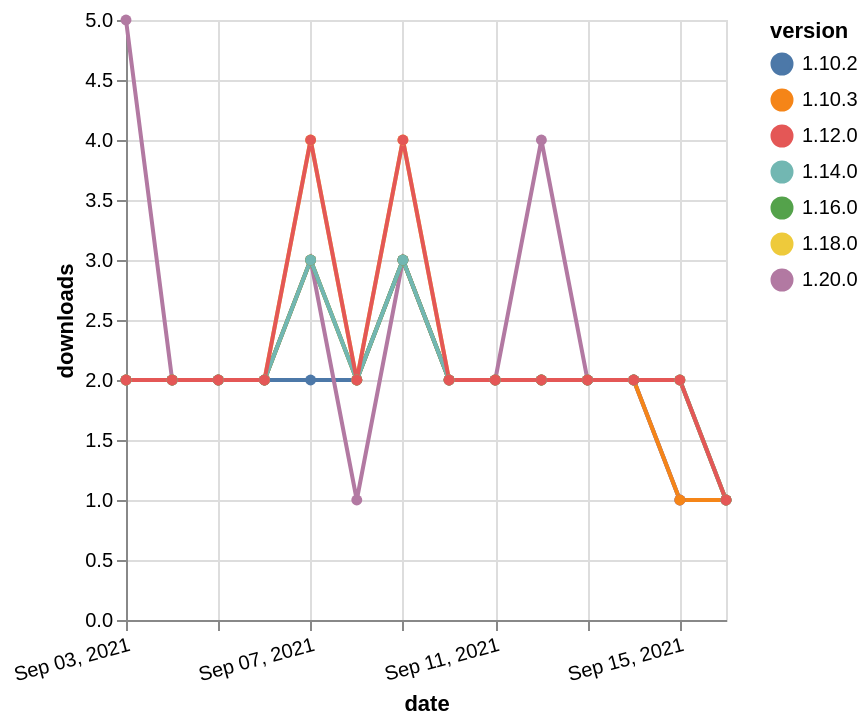

Express this chart as Vega-Lite.
### Vega-Lite specification from a JSON file in a GitHub repository (floating-point values rounded to 4 significant figures)
{"$schema": "https://vega.github.io/schema/vega-lite/v5.json", "description": "A simple bar chart with embedded data.", "data": {"values": [{"date": "2021-09-03", "total": 1900, "delta": 2, "version": "1.10.2"}, {"date": "2021-09-04", "total": 1902, "delta": 2, "version": "1.10.2"}, {"date": "2021-09-05", "total": 1904, "delta": 2, "version": "1.10.2"}, {"date": "2021-09-06", "total": 1906, "delta": 2, "version": "1.10.2"}, {"date": "2021-09-07", "total": 1908, "delta": 2, "version": "1.10.2"}, {"date": "2021-09-08", "total": 1910, "delta": 2, "version": "1.10.2"}, {"date": "2021-09-09", "total": 1913, "delta": 3, "version": "1.10.2"}, {"date": "2021-09-10", "total": 1915, "delta": 2, "version": "1.10.2"}, {"date": "2021-09-11", "total": 1917, "delta": 2, "version": "1.10.2"}, {"date": "2021-09-12", "total": 1919, "delta": 2, "version": "1.10.2"}, {"date": "2021-09-13", "total": 1921, "delta": 2, "version": "1.10.2"}, {"date": "2021-09-14", "total": 1923, "delta": 2, "version": "1.10.2"}, {"date": "2021-09-15", "total": 1924, "delta": 1, "version": "1.10.2"}, {"date": "2021-09-16", "total": 1925, "delta": 1, "version": "1.10.2"}, {"date": "2021-09-03", "total": 712, "delta": 2, "version": "1.18.0"}, {"date": "2021-09-04", "total": 714, "delta": 2, "version": "1.18.0"}, {"date": "2021-09-05", "total": 716, "delta": 2, "version": "1.18.0"}, {"date": "2021-09-06", "total": 718, "delta": 2, "version": "1.18.0"}, {"date": "2021-09-07", "total": 722, "delta": 4, "version": "1.18.0"}, {"date": "2021-09-08", "total": 724, "delta": 2, "version": "1.18.0"}, {"date": "2021-09-09", "total": 728, "delta": 4, "version": "1.18.0"}, {"date": "2021-09-10", "total": 730, "delta": 2, "version": "1.18.0"}, {"date": "2021-09-11", "total": 732, "delta": 2, "version": "1.18.0"}, {"date": "2021-09-12", "total": 734, "delta": 2, "version": "1.18.0"}, {"date": "2021-09-13", "total": 736, "delta": 2, "version": "1.18.0"}, {"date": "2021-09-14", "total": 738, "delta": 2, "version": "1.18.0"}, {"date": "2021-09-15", "total": 740, "delta": 2, "version": "1.18.0"}, {"date": "2021-09-16", "total": 741, "delta": 1, "version": "1.18.0"}, {"date": "2021-09-03", "total": 232, "delta": 5, "version": "1.20.0"}, {"date": "2021-09-04", "total": 234, "delta": 2, "version": "1.20.0"}, {"date": "2021-09-05", "total": 236, "delta": 2, "version": "1.20.0"}, {"date": "2021-09-06", "total": 238, "delta": 2, "version": "1.20.0"}, {"date": "2021-09-07", "total": 241, "delta": 3, "version": "1.20.0"}, {"date": "2021-09-08", "total": 242, "delta": 1, "version": "1.20.0"}, {"date": "2021-09-09", "total": 245, "delta": 3, "version": "1.20.0"}, {"date": "2021-09-10", "total": 247, "delta": 2, "version": "1.20.0"}, {"date": "2021-09-11", "total": 249, "delta": 2, "version": "1.20.0"}, {"date": "2021-09-12", "total": 253, "delta": 4, "version": "1.20.0"}, {"date": "2021-09-13", "total": 255, "delta": 2, "version": "1.20.0"}, {"date": "2021-09-14", "total": 257, "delta": 2, "version": "1.20.0"}, {"date": "2021-09-15", "total": 258, "delta": 1, "version": "1.20.0"}, {"date": "2021-09-16", "total": 259, "delta": 1, "version": "1.20.0"}, {"date": "2021-09-03", "total": 2042, "delta": 2, "version": "1.10.3"}, {"date": "2021-09-04", "total": 2044, "delta": 2, "version": "1.10.3"}, {"date": "2021-09-05", "total": 2046, "delta": 2, "version": "1.10.3"}, {"date": "2021-09-06", "total": 2048, "delta": 2, "version": "1.10.3"}, {"date": "2021-09-07", "total": 2051, "delta": 3, "version": "1.10.3"}, {"date": "2021-09-08", "total": 2053, "delta": 2, "version": "1.10.3"}, {"date": "2021-09-09", "total": 2056, "delta": 3, "version": "1.10.3"}, {"date": "2021-09-10", "total": 2058, "delta": 2, "version": "1.10.3"}, {"date": "2021-09-11", "total": 2060, "delta": 2, "version": "1.10.3"}, {"date": "2021-09-12", "total": 2062, "delta": 2, "version": "1.10.3"}, {"date": "2021-09-13", "total": 2064, "delta": 2, "version": "1.10.3"}, {"date": "2021-09-14", "total": 2066, "delta": 2, "version": "1.10.3"}, {"date": "2021-09-15", "total": 2067, "delta": 1, "version": "1.10.3"}, {"date": "2021-09-16", "total": 2068, "delta": 1, "version": "1.10.3"}, {"date": "2021-09-03", "total": 1027, "delta": 2, "version": "1.16.0"}, {"date": "2021-09-04", "total": 1029, "delta": 2, "version": "1.16.0"}, {"date": "2021-09-05", "total": 1031, "delta": 2, "version": "1.16.0"}, {"date": "2021-09-06", "total": 1033, "delta": 2, "version": "1.16.0"}, {"date": "2021-09-07", "total": 1036, "delta": 3, "version": "1.16.0"}, {"date": "2021-09-08", "total": 1038, "delta": 2, "version": "1.16.0"}, {"date": "2021-09-09", "total": 1041, "delta": 3, "version": "1.16.0"}, {"date": "2021-09-10", "total": 1043, "delta": 2, "version": "1.16.0"}, {"date": "2021-09-11", "total": 1045, "delta": 2, "version": "1.16.0"}, {"date": "2021-09-12", "total": 1047, "delta": 2, "version": "1.16.0"}, {"date": "2021-09-13", "total": 1049, "delta": 2, "version": "1.16.0"}, {"date": "2021-09-14", "total": 1051, "delta": 2, "version": "1.16.0"}, {"date": "2021-09-15", "total": 1053, "delta": 2, "version": "1.16.0"}, {"date": "2021-09-16", "total": 1054, "delta": 1, "version": "1.16.0"}, {"date": "2021-09-03", "total": 1470, "delta": 2, "version": "1.14.0"}, {"date": "2021-09-04", "total": 1472, "delta": 2, "version": "1.14.0"}, {"date": "2021-09-05", "total": 1474, "delta": 2, "version": "1.14.0"}, {"date": "2021-09-06", "total": 1476, "delta": 2, "version": "1.14.0"}, {"date": "2021-09-07", "total": 1479, "delta": 3, "version": "1.14.0"}, {"date": "2021-09-08", "total": 1481, "delta": 2, "version": "1.14.0"}, {"date": "2021-09-09", "total": 1484, "delta": 3, "version": "1.14.0"}, {"date": "2021-09-10", "total": 1486, "delta": 2, "version": "1.14.0"}, {"date": "2021-09-11", "total": 1488, "delta": 2, "version": "1.14.0"}, {"date": "2021-09-12", "total": 1490, "delta": 2, "version": "1.14.0"}, {"date": "2021-09-13", "total": 1492, "delta": 2, "version": "1.14.0"}, {"date": "2021-09-14", "total": 1494, "delta": 2, "version": "1.14.0"}, {"date": "2021-09-15", "total": 1496, "delta": 2, "version": "1.14.0"}, {"date": "2021-09-16", "total": 1497, "delta": 1, "version": "1.14.0"}, {"date": "2021-09-03", "total": 1963, "delta": 2, "version": "1.12.0"}, {"date": "2021-09-04", "total": 1965, "delta": 2, "version": "1.12.0"}, {"date": "2021-09-05", "total": 1967, "delta": 2, "version": "1.12.0"}, {"date": "2021-09-06", "total": 1969, "delta": 2, "version": "1.12.0"}, {"date": "2021-09-07", "total": 1973, "delta": 4, "version": "1.12.0"}, {"date": "2021-09-08", "total": 1975, "delta": 2, "version": "1.12.0"}, {"date": "2021-09-09", "total": 1979, "delta": 4, "version": "1.12.0"}, {"date": "2021-09-10", "total": 1981, "delta": 2, "version": "1.12.0"}, {"date": "2021-09-11", "total": 1983, "delta": 2, "version": "1.12.0"}, {"date": "2021-09-12", "total": 1985, "delta": 2, "version": "1.12.0"}, {"date": "2021-09-13", "total": 1987, "delta": 2, "version": "1.12.0"}, {"date": "2021-09-14", "total": 1989, "delta": 2, "version": "1.12.0"}, {"date": "2021-09-15", "total": 1991, "delta": 2, "version": "1.12.0"}, {"date": "2021-09-16", "total": 1992, "delta": 1, "version": "1.12.0"}]}, "width": "container", "mark": {"type": "line", "point": {"filled": true}}, "encoding": {"x": {"field": "date", "type": "temporal", "timeUnit": "yearmonthdate", "title": "date", "axis": {"labelAngle": -15}}, "y": {"field": "delta", "type": "quantitative", "title": "downloads"}, "color": {"field": "version", "type": "nominal"}, "tooltip": {"field": "delta"}}}
